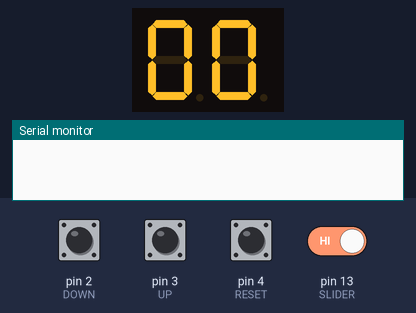
Bench run of a sketch on a simulated Arduino Uno, built with avr-gcc and run on an emulated ATmega328P. Parts: 2-digit seven-segment display, the last lines printed to the serial monitor. Wiring (inferred from the names in the program): 2-digit 7-segment display, segments lit when HIGH: segments pin 10, pin 11, pin 5, pin 6, pin 7, pin 9, pin 8; digit selects A5, A4. The inputs (shaded band) are chosen by the test bench; at power-on: pin 2 (DOWN), pin 3 (UP), pin 4 (RESET), pin 13 (SLIDER) HIGH. The segment pins are drawn as the display they are named for.

Above: at 1.2 s.
1.3 s: pin 2 (DOWN) pulled LOW for 0.15 s
At 2.5 s:
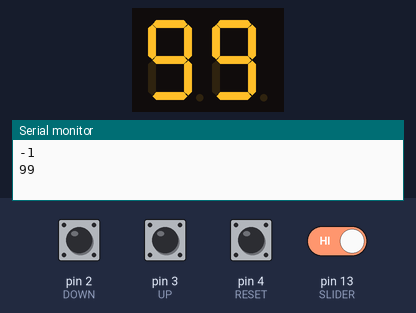
2.9 s: pin 2 (DOWN) pulled LOW for 1 s
At 3.3 s:
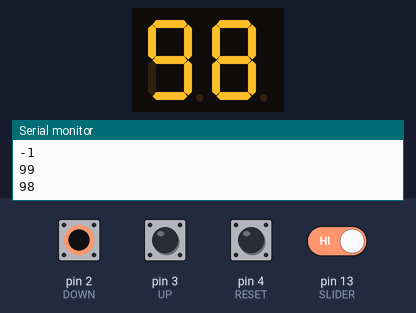
Timing chart, 0 to 5.9 s (numbered marks = the images above; inputs shaded):
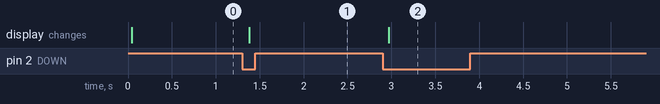

Measured:
- after the input at 1.3 s, the display: changes after 0.08 s (image 1)
- after the input at 2.9 s, the display: changes after 0.07 s (image 2)

The sketch:

test.ino
```cpp
// C++ code
//
// SPD PRIMER PARCIAL, PARTE 2
// Braian Catriel Gatto, 2023

// ---------------------------------------- //

// 0. reemplazo valores por nombres especificos sin usar espacio de memoria
#define A 10
#define B 11
#define C 5
#define D 6
#define E 7
#define F 9
#define G 8

#define ALLOFF 0

#define UP 3
#define DOWN 2
#define RESET 4
#define DEBOUNCE 10

#define TEN A5
#define ONE A4

#define SLIDER 13

// ---------------------------------------- //

// 1. defino variables
int countDigit = 0;

// banderas para cada estado. 1 == no presionado (valor por defecto); 0 == presionado
int upBtn = 1;
int upBtnPreview = 1; /* almacena el estado anterior de los botones para comparar y
                   determinar si se presionó el botón */
int downBtn = 1;
int downBtnPreview = 1;

int resetBtn = 1;
int resetBtnPreview = 1;

int sliderSwt = 1; // hacia abajo - modo normal

bool isPrime = false;

// ---------------------------------------- //

// 2. establezco la configuración principal
void setup()
{
    /* si uso INPUT acá para los botones, cuando está conectado a 5V lee True y cuando
     está conectado a 0V lee False. Pero si no está conectado, devuelve valores
     randoms alternando entre 1 y 0. Así que es mejor usar la resistencia pull-up
     interna de Arduino para evitar este tipo de ruido */

    pinMode(DOWN, INPUT_PULLUP);
    pinMode(UP, INPUT_PULLUP);
    pinMode(RESET, INPUT_PULLUP);

    pinMode(SLIDER, INPUT_PULLUP);

    pinMode(C, OUTPUT);
    pinMode(D, OUTPUT);
    pinMode(E, OUTPUT);
    pinMode(F, OUTPUT);
    pinMode(G, OUTPUT);
    pinMode(A, OUTPUT);
    pinMode(B, OUTPUT);
    pinMode(TEN, OUTPUT);
    pinMode(ONE, OUTPUT);
    Serial.begin(9600);
}

// ---------------------------------------- //

// 3. declaro función bucle principal
void loop()
{
    // declaro variable int que almacena lo que me devuelva la función keypressed()
    int pressedState = keypressed();
    // compruebo los valores que me haya devuelto la función keypressed() y resuelvo
    if (pressedState == UP) // si el upBtn ha sido apretado...
    {
        countDigit++; // subir en (1) el valor del contador
        Serial.println(countDigit);
    }
    if (pressedState == DOWN)
    {
        countDigit--; // bajar en (1) el valor del contador
        Serial.println(countDigit);
    }
    if (pressedState == RESET)
    {
        countDigit = 0; // resetear el contador
        Serial.println(countDigit);
    }

    // verifico y corrijo en los extremos -1 y 100
    if (countDigit < 0)
    {
        countDigit = 99;
        Serial.println(countDigit);
    }
    else if (countDigit > 99)
    {
        countDigit = 0;
        Serial.println(countDigit);
    }

    printCount(countDigit);
}

// ---------------------------------------- //

// 4. declaro función para prender y apagar leds internos de los displays

void printDigit(int digit) // la función espera valores entre 0 y 9
{
    // controlo los leds
    digitalWrite(A, LOW);
    digitalWrite(B, LOW);
    digitalWrite(C, LOW);
    digitalWrite(D, LOW);
    digitalWrite(E, LOW);
    digitalWrite(F, LOW);
    digitalWrite(G, LOW);

    switch (digit)
    {
    case 1:
        digitalWrite(B, HIGH);
        digitalWrite(C, HIGH);
        break;
    case 2:
        digitalWrite(A, HIGH);
        digitalWrite(B, HIGH);
        digitalWrite(G, HIGH);
        digitalWrite(E, HIGH);
        digitalWrite(D, HIGH);
        break;
    case 3:
        digitalWrite(A, HIGH);
        digitalWrite(B, HIGH);
        digitalWrite(C, HIGH);
        digitalWrite(D, HIGH);
        digitalWrite(G, HIGH);
        break;
    case 4:
        digitalWrite(F, HIGH);
        digitalWrite(G, HIGH);
        digitalWrite(B, HIGH);
        digitalWrite(C, HIGH);
        break;
    case 5:
        digitalWrite(A, HIGH);
        digitalWrite(F, HIGH);
        digitalWrite(G, HIGH);
        digitalWrite(C, HIGH);
        digitalWrite(D, HIGH);
        break;
    case 6:
        digitalWrite(A, HIGH);
        digitalWrite(G, HIGH);
        digitalWrite(C, HIGH);
        digitalWrite(D, HIGH);
        digitalWrite(E, HIGH);
        digitalWrite(F, HIGH);
        break;
    case 7:
        digitalWrite(A, HIGH);
        digitalWrite(B, HIGH);
        digitalWrite(C, HIGH);
        break;
    case 8:
        digitalWrite(A, HIGH);
        digitalWrite(B, HIGH);
        digitalWrite(C, HIGH);
        digitalWrite(D, HIGH);
        digitalWrite(E, HIGH);
        digitalWrite(F, HIGH);
        digitalWrite(G, HIGH);
        break;
    case 9:
        digitalWrite(A, HIGH);
        digitalWrite(B, HIGH);
        digitalWrite(C, HIGH);
        digitalWrite(D, HIGH);
        digitalWrite(F, HIGH);
        digitalWrite(G, HIGH);
        break;
    case 0:
        digitalWrite(A, HIGH);
        digitalWrite(B, HIGH);
        digitalWrite(C, HIGH);
        digitalWrite(D, HIGH);
        digitalWrite(E, HIGH);
        digitalWrite(F, HIGH);
        break;
    }
}

// ---------------------------------------- //

// 5. declaro función para detectar si se han apretado los botones
int keypressed(void) // devuelve algo pero no espera ningún argumento
{
    // el valor del botón se establece según las variables
    upBtn = digitalRead(UP);
    downBtn = digitalRead(DOWN);
    resetBtn = digitalRead(RESET);

    sliderSwt = digitalRead(SLIDER);

    // comprobar estado de botones

    // NO PRESIONADO
    if (upBtn)
    {
        upBtnPreview = 1;
        /* si se lee el pin y me devuelve True (que significa que el botón
        NO está siendo presionado), el estado anterior del botón
        queda en True, o sea, que NO está presionado. Se repite abajo la misma lógica */
    }
    if (downBtn)
    {
        downBtnPreview = 1;
    }
    if (resetBtn)
    {
        resetBtnPreview = 1;
    }

    /* a continuación, si se lee el pin y me devuelve False (que significa
    que el botón está siendo presionado) al mismo tiempo que
    se lee el pin y me devuelve un valor diferente al estado anterior del botón (lo que
    significa que en la iteración anterior el botón UP no estaba presionado),
    entonces el estado anterior del botón se reemplaza por el estado actual (lo que
    significa decir que ahora el UP está siendo apretado),
    y me devuelve UP para ser usado posteriormente */

    // PRESIONADO
    if (upBtn == 0 && upBtn != upBtnPreview) // si se presiona el botón...
    {
        upBtnPreview = upBtn;
        return UP; // devuelve la info de que el botón ha sido apretado
    }
    if (downBtn == 0 && downBtn != downBtnPreview)
    {
        downBtnPreview = downBtn;
        return DOWN;
    }
    if (resetBtn == 0 && resetBtn != resetBtnPreview)
    {
        resetBtnPreview = resetBtn;
        return RESET;
    }
    return 0; // si no se toca nada, devuelve False
}

// ---------------------------------------- //

// 6. declaro función para controlar la visualización de los displays
void turnDigitOn(int digit)
{
    /* según que digitos (de ahí el parámetro) han de encenderse,
    los de la unidad o los de la decena, se desarrolla la función */

    if (digit == ONE) // si el argumento que se pasa es la unidad...
    {
        // uso LOW para prender y HIGH para apagar porque los displays están en Cátodo común
        digitalWrite(ONE, LOW);  // prendo unidad
        digitalWrite(TEN, HIGH); // apago decena
        delay(DEBOUNCE);         /* delay que evita el 'rebote' de los inputs, es decir
                                ese efecto fantasma que aparece en los displays*/
    }
    else if (digit == TEN)
    {
        digitalWrite(ONE, HIGH);
        digitalWrite(TEN, LOW);
        delay(DEBOUNCE);
    }
    else
    {
        digitalWrite(ONE, HIGH);
        digitalWrite(TEN, HIGH);
    }
}

// ---------------------------------------- //

// 7. declaro función para mostrar decenas y unidades secuencialmente
void printCount(int count)
{
    turnDigitOn(ALLOFF);
    printDigit(count / 10);                     // obtengo el valor de la decena
    turnDigitOn(TEN);                           // prendo la decena
    turnDigitOn(ALLOFF);                        // apago display
    printDigit(count - 10 * ((int)count / 10)); // obtengo el valor de la unidad
    turnDigitOn(ONE);                           // prendo la unidad
}

// ---------------------------------------- //

// 8. declaro función para determinar primos
bool primeDetect(int digit)
{
    int restAcc = 0; // acumulador de resto

    for (int i = 2; i < digit; i++)
    {
        if (digit % i == 0)
        {
            restAcc++;
            break; // como se encontró un divisor adicional, n != primo
        }
        if (restAcc == 0)
        {
            isPrime = true;
            Serial.println(digit);
        }
        else
        {
            isPrime = false;
        }
    }
    return isPrime;
}
```
